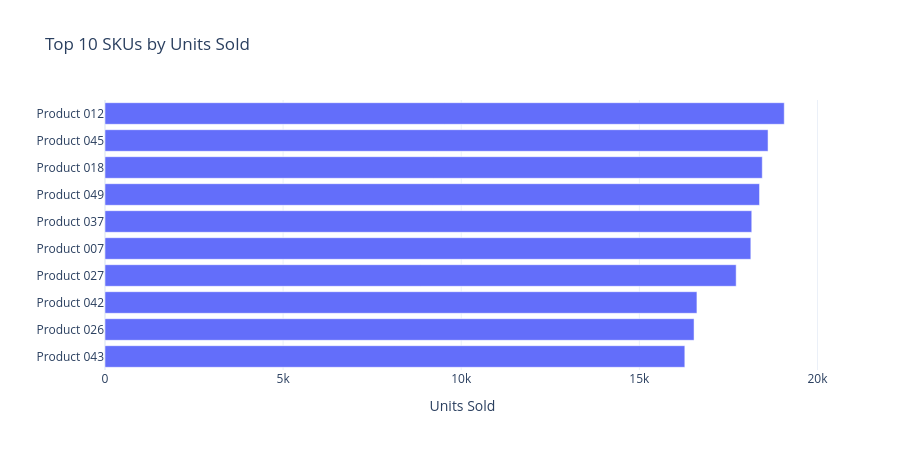

The code cell stored with this chart in its notebook:
### Markdown cell above
## 4. SKU Performance

Which products drive the business, and which are barely moving.

### Code cell
sku_perf = df.groupby(["SKU","Product_Name"]).agg(
    Units_Sold=("Units_Sold","sum"), Revenue=("Revenue","sum")).reset_index()
sku_perf["Revenue_Share_%"] = 100 * sku_perf["Revenue"] / sku_perf["Revenue"].sum()

top10_units = sku_perf.sort_values("Units_Sold", ascending=False).head(10)
top10_revenue = sku_perf.sort_values("Revenue", ascending=False).head(10)
bottom10_units = sku_perf.sort_values("Units_Sold", ascending=True).head(10)

fig = px.bar(top10_units, x="Units_Sold", y="Product_Name", orientation="h",
             title="Top 10 SKUs by Units Sold", template="plotly_white",
             labels={"Units_Sold":"Units Sold","Product_Name":""})
fig.update_layout(yaxis=dict(categoryorder="total ascending"), height=450)
fig.show()

### Figure 1 — Plotly figure (JSON) as saved in the notebook; plotly's stock layout.template omitted (floating-point values rounded to 4 significant figures)
{"data": [{"hovertemplate": "Units Sold=%{x}<br>=%{y}<extra></extra>", "legendgroup": "", "marker": {"color": "#636efa", "pattern": {"shape": ""}}, "name": "", "orientation": "h", "showlegend": false, "textposition": "auto", "type": "bar", "x": [19067, 18612, 18450, 18373, 18155, 18129, 17717, 16616, 16535, 16276], "xaxis": "x", "y": ["Product 012", "Product 045", "Product 018", "Product 049", "Product 037", "Product 007", "Product 027", "Product 042", "Product 026", "Product 043"], "yaxis": "y"}], "layout": {"barmode": "relative", "height": 450, "legend": {"tracegroupgap": 0}, "title": {"text": "Top 10 SKUs by Units Sold"}, "xaxis": {"anchor": "y", "domain": [0.0, 1.0], "title": {"text": "Units Sold"}}, "yaxis": {"anchor": "x", "categoryorder": "total ascending", "domain": [0.0, 1.0], "title": {"text": ""}}}}
